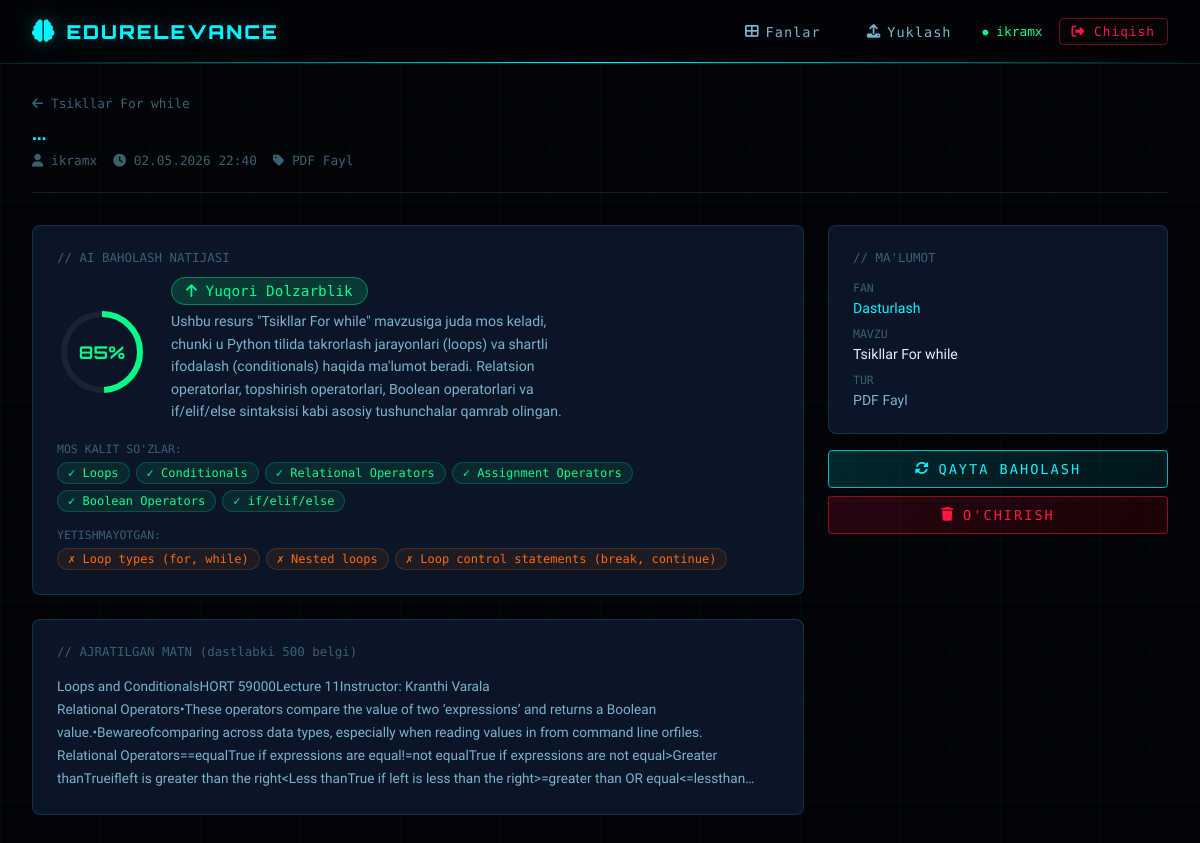
Page /resources/5/ (signed in) on the committed database.
### apps/resources/models.py (models this page shows, shortened)
class Resource(models.Model):
    TYPE_PDF = 'pdf'
    TYPE_URL = 'url'
    TYPE_TEXT = 'text'
    TYPE_CHOICES = [
        (TYPE_PDF, 'PDF Fayl'),
        (TYPE_URL, 'URL Havola'),
        (TYPE_TEXT, 'Matn'),
    ]
    topic = models.ForeignKey(
        Topic,
        on_delete=models.CASCADE,
        related_name='resources',
        verbose_name="Mavzu"
    )
    uploaded_by = models.ForeignKey(
        User,
        on_delete=models.CASCADE,
        related_name='resources',
        verbose_name="Yuklagan foydalanuvchi"
    )
    title = models.CharField(max_length=300, verbose_name="Sarlavha")
    resource_type = models.CharField(
        max_length=10,
        choices=TYPE_CHOICES,
        verbose_name="Tur"
    )
    file = models.FileField(
        upload_to='resources/pdfs/',
        null=True,
        blank=True,
        verbose_name="PDF Fayl"
    )
    url = models.URLField(
        null=True,
        blank=True,
        verbose_name="URL Havola"
    )
    text_content = models.TextField(
        null=True,
        blank=True,
        verbose_name="Matn"
    )
    raw_text = models.TextField(
        blank=True,
        verbose_name="Ajratilgan matn"
    )
    is_evaluated = models.BooleanField(default=False, verbose_name="Baholandi")
    uploaded_at = models.DateTimeField(auto_now_add=True)
    class Meta:
        verbose_name = "Resurs"
        verbose_name_plural = "Resurslar"
        ordering = ['-uploaded_at']

class RelevanceScore(models.Model):
    LABEL_HIGH = 'high'
    LABEL_MEDIUM = 'medium'
    LABEL_LOW = 'low'
    LABEL_CHOICES = [
        (LABEL_HIGH, 'Yuqori'),
        (LABEL_MEDIUM, "O'rta"),
        (LABEL_LOW, 'Past'),
    ]
    resource = models.OneToOneField(
        Resource,
        on_delete=models.CASCADE,
        related_name='score',
        verbose_name="Resurs"
    )
    topic = models.ForeignKey(
        Topic,
        on_delete=models.CASCADE,
        related_name='scores',
        verbose_name="Mavzu"
    )
    score = models.FloatField(verbose_name="Ball (0.0 - 1.0)")
    label = models.CharField(
        max_length=10,
        choices=LABEL_CHOICES,
        verbose_name="Daraja"
    )
    reason = models.TextField(verbose_name="Sabab")
    key_matches = models.JSONField(default=list, verbose_name="Mos kalit so'zlar")
    missing_topics = models.JSONField(default=list, verbose_name="Yetishmayotgan mavzular")
    evaluated_at = models.DateTimeField(auto_now_add=True)
    class Meta:
        verbose_name = "Dolzarblik bali"
        verbose_name_plural = "Dolzarblik ballari"
        ordering = ['-score']
    def score_percent(self):
        return int(self.score * 100)

### apps/subjects/models.py (models this page shows, shortened)
class Topic(models.Model):
    subject = models.ForeignKey(
        Subject, on_delete=models.CASCADE,
        related_name='topics', verbose_name="Fan"
    )
    name = models.CharField(max_length=200, verbose_name="Mavzu nomi")
    description = models.TextField(verbose_name="Mavzu tavsifi")
    created_by = models.ForeignKey(
        User, on_delete=models.SET_NULL,
        null=True, blank=True,
        related_name='topics',
        verbose_name="Yaratgan"
    )
    is_public = models.BooleanField(default=False, verbose_name="Ommaviy (admin)")
    created_at = models.DateTimeField(auto_now_add=True)
    updated_at = models.DateTimeField(auto_now=True)
    class Meta:
        verbose_name = "Mavzu"
        verbose_name_plural = "Mavzular"
        ordering = ['name']

class Subject(models.Model):
    name = models.CharField(max_length=200, verbose_name="Fan nomi")
    description = models.TextField(blank=True, verbose_name="Tavsif")
    created_by = models.ForeignKey(
        User, on_delete=models.SET_NULL,
        null=True, blank=True,
        related_name='subjects',
        verbose_name="Yaratgan"
    )
    is_public = models.BooleanField(default=False, verbose_name="Ommaviy (admin)")
    created_at = models.DateTimeField(auto_now_add=True)
    updated_at = models.DateTimeField(auto_now=True)
    class Meta:
        verbose_name = "Fan"
        verbose_name_plural = "Fanlar"
        ordering = ['name']

### apps/resources/views.py (the view)
# urls.py: path('<int:pk>/', views.resource_detail, name='detail'),
@login_required
def resource_detail(request, pk):
    resource = get_object_or_404(Resource, pk=pk)
    return render(request, 'resources/detail.html', {'resource': resource})

### templates/resources/detail.html (shortened to what this page needs)
{% extends 'base/base.html' %}
{% block content %}
<div class="page-header fade-in">
    <div style="display:flex;align-items:center;gap:10px;margin-bottom:0.5rem;flex-wrap:wrap;">
        <a href="{% url 'subjects:topic_detail' resource.topic.pk %}" style="color:var(--text-muted);text-decoration:none;font-family:'Share Tech Mono',monospace;font-size:0.8rem;">
            <i class="fas fa-arrow-left"></i> {{ resource.topic.name }}
        </a>
    </div>
    <h1 class="page-title" style="font-size:1.3rem;">{{ resource.title }}</h1>
    <div style="display:flex;align-items:center;gap:1rem;flex-wrap:wrap;margin-top:0.5rem;">
        <span style="font-family:'Share Tech Mono',monospace;font-size:0.8rem;color:var(--text-muted);">
            <i class="fas fa-user"></i> {{ resource.uploaded_by.username }}
        </span>
        <span style="font-family:'Share Tech Mono',monospace;font-size:0.8rem;color:var(--text-muted);">
            <i class="fas fa-clock"></i> {{ resource.uploaded_at|date:"d.m.Y H:i" }}
        </span>
        <span style="font-family:'Share Tech Mono',monospace;font-size:0.8rem;color:var(--text-muted);">
            <i class="fas fa-tag"></i> {{ resource.get_resource_type_display }}
        </span>
    </div>
</div>
<div style="display:grid;grid-template-columns:1fr 340px;gap:1.5rem;align-items:start;" class="fade-in">
    <div>
        {% if resource.score %}
        <div class="cyber-card" style="margin-bottom:1.5rem;">
            <div style="font-family:'Share Tech Mono',monospace;font-size:0.78rem;color:var(--text-muted);margin-bottom:1rem;">
                // AI BAHOLASH NATIJASI
            </div>
            <div style="display:flex;align-items:center;gap:1.5rem;flex-wrap:wrap;margin-bottom:1.2rem;">
                <div style="position:relative;width:90px;height:90px;flex-shrink:0;">
                    <svg viewBox="0 0 90 90" style="width:90px;height:90px;transform:rotate(-90deg);">
                        <circle cx="45" cy="45" r="38" fill="none" stroke="rgba(255,255,255,0.06)" stroke-width="6"/>
                        <circle cx="45" cy="45" r="38" fill="none"
                            stroke="{% if resource.score.label == 'high' %}#00ff88{% elif resource.score.label == 'medium' %}#ff6b00{% else %}#ff1744{% endif %}"
                            stroke-width="6"
                            stroke-dasharray="{{ resource.score.score_percent|floatformat:0 }} 100"
                            stroke-dasharray="238.76"
                            stroke-dashoffset="{{ resource.score.score_percent|add:'0' }}"
                            style="stroke-dasharray:{% widthratio resource.score.score 1 238 %} 238;"/>
                    </svg>
                    <div style="position:absolute;inset:0;display:flex;align-items:center;justify-content:center;flex-direction:column;">
                        <span style="font-family:'Orbitron',monospace;font-size:1.1rem;font-weight:700;
                            {% if resource.score.label == 'high' %}color:var(--green)
                            {% elif resource.score.label == 'medium' %}color:var(--orange)
                            {% else %}color:var(--red){% endif %}">
                            {{ resource.score.score_percent }}%
                        </span>
                    </div>
                </div>
                <div>
                    {% if resource.score.label == 'high' %}
                    <span class="badge-high" style="font-size:0.9rem;padding:5px 14px;"><i class="fas fa-arrow-up"></i> Yuqori Dolzarblik</span>
                    {% elif resource.score.label == 'medium' %}
                    <span class="badge-medium" style="font-size:0.9rem;padding:5px 14px;"><i class="fas fa-minus"></i> O'rta Dolzarblik</span>
                    {% else %}
                    <span class="badge-low" style="font-size:0.9rem;padding:5px 14px;"><i class="fas fa-arrow-down"></i> Past Dolzarblik</span>
                    {% endif %}
                    <p style="color:var(--text-secondary);font-size:0.88rem;margin-top:10px;line-height:1.6;max-width:400px;">
                        {{ resource.score.reason }}
                    </p>
                </div>
            </div>
            {% if resource.score.key_matches %}
            <div style="margin-bottom:1rem;">
                <div style="font-family:'Share Tech Mono',monospace;font-size:0.72rem;color:var(--text-muted);margin-bottom:6px;">MOS KALIT SO'ZLAR:</div>
                <div style="display:flex;flex-wrap:wrap;gap:6px;">
                    {% for kw in resource.score.key_matches %}
                    <span style="background:rgba(0,255,136,0.08);border:1px solid rgba(0,255,136,0.2);color:var(--green);padding:3px 10px;border-radius:20px;font-size:0.75rem;font-family:'Share Tech Mono',monospace;">
                        ✓ {{ kw }}
                    </span>
                    {% endfor %}
                </div>
            </div>
            {% endif %}
            {% if resource.score.missing_topics %}
            <div>
                <div style="font-family:'Share Tech Mono',monospace;font-size:0.72rem;color:var(--text-muted);margin-bottom:6px;">YETISHMAYOTGAN:</div>
                <div style="display:flex;flex-wrap:wrap;gap:6px;">
                    {% for mt in resource.score.missing_topics %}
                    <span style="background:rgba(255,107,0,0.08);border:1px solid rgba(255,107,0,0.2);color:var(--orange);padding:3px 10px;border-radius:20px;font-size:0.75rem;font-family:'Share Tech Mono',monospace;">
                        ✗ {{ mt }}
                    </span>
                    {% endfor %}
                </div>
            </div>
            {% endif %}
        </div>
        {% endif %}
        {% if resource.raw_text %}
        <div class="cyber-card">
            <div style="font-family:'Share Tech Mono',monospace;font-size:0.78rem;color:var(--text-muted);margin-bottom:1rem;">
                // AJRATILGAN MATN (dastlabki 500 belgi)
            </div>
            <p style="color:var(--text-secondary);font-size:0.85rem;line-height:1.7;white-space:pre-wrap;">{{ resource.raw_text|truncatechars:500 }}</p>
        </div>
        {% endif %}
    </div>
    <div>
        <div class="cyber-card" style="margin-bottom:1rem;">
            <div style="font-family:'Share Tech Mono',monospace;font-size:0.78rem;color:var(--text-muted);margin-bottom:1rem;">// MA'LUMOT</div>
            <div style="display:flex;flex-direction:column;gap:10px;">
                <div>
                    <div style="font-family:'Share Tech Mono',monospace;font-size:0.72rem;color:var(--text-muted);margin-bottom:3px;">FAN</div>
                    <a href="{% url 'subjects:detail' resource.topic.subject.pk %}" style="color:var(--cyan);text-decoration:none;font-size:0.88rem;">{{ resource.topic.subject.name }}</a>
                </div>
                <div>
                    <div style="font-family:'Share Tech Mono',monospace;font-size:0.72rem;color:var(--text-muted);margin-bottom:3px;">MAVZU</div>
                    <a href="{% url 'subjects:topic_detail' resource.topic.pk %}" style="color:var(--text-primary);text-decoration:none;font-size:0.88rem;">{{ resource.topic.name }}</a>
                </div>
                <div>
                    <div style="font-family:'Share Tech Mono',monospace;font-size:0.72rem;color:var(--text-muted);margin-bottom:3px;">TUR</div>
                    <span style="font-size:0.88rem;color:var(--text-secondary);">{{ resource.get_resource_type_display }}</span>
                </div>
            </div>
        </div>
        {% if resource.uploaded_by == request.user %}
        <button onclick="reevaluate({{ resource.pk }})"
                class="btn-cyber btn-primary"
                style="width:100%;justify-content:center;margin-bottom:8px;"
                id="reevalBtn">
            <i class="fas fa-sync-alt"></i> Qayta baholash
        </button>
        <a href="{% url 'resources:delete' resource.pk %}"
           onclick="return confirm('O\'chirishni tasdiqlaysizmi?')"
           class="btn-cyber btn-danger" style="width:100%;justify-content:center;">
            <i class="fas fa-trash"></i> O'chirish
        </a>
        {% endif %}
    </div>
</div>
{% endblock %}

### templates/base/base.html (shortened to what this page needs)
{% load static %}
<!DOCTYPE html>
<html lang="uz">
<head>
    <link rel="stylesheet" href="https://cdnjs.cloudflare.com/ajax/libs/font-awesome/6.5.0/css/all.min.css">
</head>
<body>
    {% if user.is_authenticated %}
    <nav class="navbar">
        <a href="{% url 'subjects:list' %}" class="nav-brand">
            <i class="fas fa-brain"></i>
            EDURELEVANCE
        </a>
        <div class="nav-links">
            <a href="{% url 'subjects:list' %}" class="nav-link">
                <i class="fas fa-th-large"></i> Fanlar
            </a>
            <a href="{% url 'resources:upload' %}" class="nav-link">
                <i class="fas fa-upload"></i> Yuklash
            </a>
            <span class="nav-user">{{ user.username }}</span>
            <a href="{% url 'accounts:logout' %}" class="btn-logout">
                <i class="fas fa-sign-out-alt"></i> Chiqish
            </a>
        </div>
    </nav>
    {% endif %}
    <main class="main-content">
        {% block content %}{% endblock %}
    </main>
</body>
</html>

### rows in the picture
Resource: topic.name "Tsikllar For while", title "...", uploaded_by.username "ikramx", uploaded_at "02.05.2026 22:40", resource_type "PDF Fayl", score.score_percent "85", score.reason "Ushbu resurs \"Tsikllar For while\" mavzusiga juda mos keladi, chunki u Python tilida takrorlash jarayonlari (loops) va shartli ifodalash (conditionals) haqida ma'lumot beradi. Relatsion operatorlar, topshirish operatorlari, Boolean operatorlari va if/elif/else sintaksisi kabi asosiy tushunchalar qamrab olingan.", raw_text "Loops and ConditionalsHORT 59000Lecture 11Instructor: Kranthi Varala Relational Operators•These operators compare the value of two ‘expressions’ and returns a Boolean value.•Bewareofcomparing across data types, especially when reading values in from command line orfiles. Relational Operators==equalTrue if expressions are equal!=not equalTrue if expressions are not equal>Greater thanTrueifleft is greater than the right<Less thanTrue if left is less than the right>=greater than OR equal<=lessthan…", topic.subject.name "Dasturlash"

### other values in the picture
{{ user.username }} "ikramx"
{{ kw }} "Loops" "Conditionals" "Relational Operators" "Assignment Operators" "Boolean Operators" "if/elif/else"
{{ mt }} "Loop types (for, while)" "Nested loops" "Loop control statements (break, continue)"
